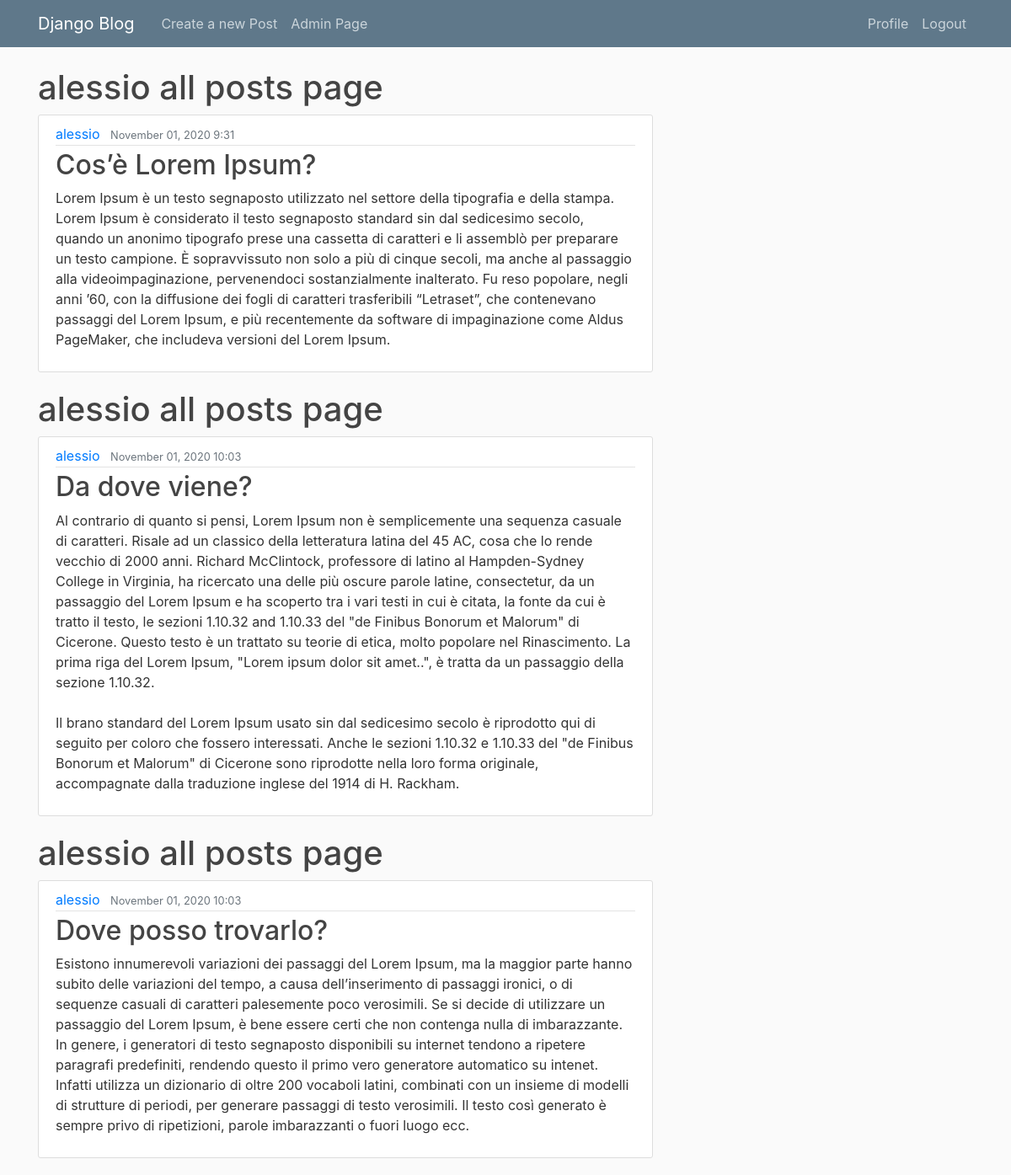
The page /1 on the database its author committed.
### blog/models.py (models this page shows, shortened)
class Post(models.Model):
    title = models.CharField(max_length=100)
    content = models.TextField()
    post_date = models.DateTimeField(default=timezone.now)
    author = models.ForeignKey(User, on_delete=models.CASCADE) # if a user is deleted also the post is deleted

### users/views.py (the view)
# urls.py: path('<int:pk>', views.user_detail, name = 'user_detail'),
def user_detail(request, pk):
    user = get_object_or_404(User, pk=pk)
    posts = Post.objects.filter(author = user)
    context = {
        'user': user,
        'posts': posts,
    }
    return render(request, 'users/user_detail.html', context)

### users/templates/users/user_detail.html
{% extends 'blog/base.html' %}
{% block content%}
{% for post in posts%}
<h1>{{user.username}} all posts page</h1>
<article class="media content-section">
    <div class="media-body">
      <div class="article-metadata">
        <a class="mr-2" href="#">{{ post.author }}</a>
        <small class="text-muted">{{ post.post_date |date:"F d, Y f" }}</small>
      </div>
      <h2><a class="article-title" href="#">{{ post.title }}</a></h2>
      <p class="article-content">{{ post.content }}</p>
    </div>
  </article>
{% endfor %}
{% endblock %}

### blog/static/blog/main.css (style rules this page uses)
body { background: #fafafa; color: #333333; margin-top: 5rem; }
h1, h2, h3, h4, h5, h6 { color: #444444; }
.content-section { background: #ffffff; padding: 10px 20px; border: 1px solid #dddddd; border-radius: 3px; margin-bottom: 20px; }
.article-title { color: #444444; }
.article-content { white-space: pre-line; }
.article-metadata { padding-bottom: 1px; margin-bottom: 4px; border-bottom: 1px solid #e3e3e3 }

### rows shown on the page
Post: author "alessio", post_date "November 01, 2020 9:31", title "Cos’è Lorem Ipsum?", content "Lorem Ipsum è un testo segnaposto utilizzato nel settore della tipografia e della stampa. Lorem Ipsum è considerato il testo segnaposto standard sin dal sedicesimo secolo, quando un anonimo tipografo prese una cassetta di caratteri e li assemblò per preparare un testo campione. È sopravvissuto non solo a più di cinque secoli, ma anche al passaggio alla videoimpaginazione, pervenendoci sostanzialmente inalterato. Fu reso popolare, negli anni ’60, con la diffusione dei fogli di caratteri trasferibili “Letraset”, che contenevano passaggi del Lorem Ipsum, e più recentemente da software di impaginazione come Aldus PageMaker, che includeva versioni del Lorem Ipsum."
Post: author "alessio", post_date "November 01, 2020 10:03", title "Da dove viene?", content "Al contrario di quanto si pensi, Lorem Ipsum non è semplicemente una sequenza casuale di caratteri. Risale ad un classico della letteratura latina del 45 AC, cosa che lo rende vecchio di 2000 anni. Richard McClintock, professore di latino al Hampden-Sydney College in Virginia, ha ricercato una delle più oscure parole latine, consectetur, da un passaggio del Lorem Ipsum e ha scoperto tra i vari testi in cui è citata, la fonte da cui è tratto il testo, le sezioni 1.10.32 and 1.10.33 del \"de Finibus Bonorum et Malorum\" di Cicerone. Questo testo è un trattato su teorie di etica, molto popolare nel Rinascimento. La prima riga del Lorem Ipsum, \"Lorem ipsum dolor sit amet..\", è tratta da un…"
Post: author "alessio", post_date "November 01, 2020 10:03", title "Dove posso trovarlo?", content "Esistono innumerevoli variazioni dei passaggi del Lorem Ipsum, ma la maggior parte hanno subito delle variazioni del tempo, a causa dell’inserimento di passaggi ironici, o di sequenze casuali di caratteri palesemente poco verosimili. Se si decide di utilizzare un passaggio del Lorem Ipsum, è bene essere certi che non contenga nulla di imbarazzante. In genere, i generatori di testo segnaposto disponibili su internet tendono a ripetere paragrafi predefiniti, rendendo questo il primo vero generatore automatico su intenet. Infatti utilizza un dizionario di oltre 200 vocaboli latini, combinati con un insieme di modelli di strutture di periodi, per generare passaggi di testo verosimili. Il testo…"

### other values the page prints
{{ user.username }} "alessio"
